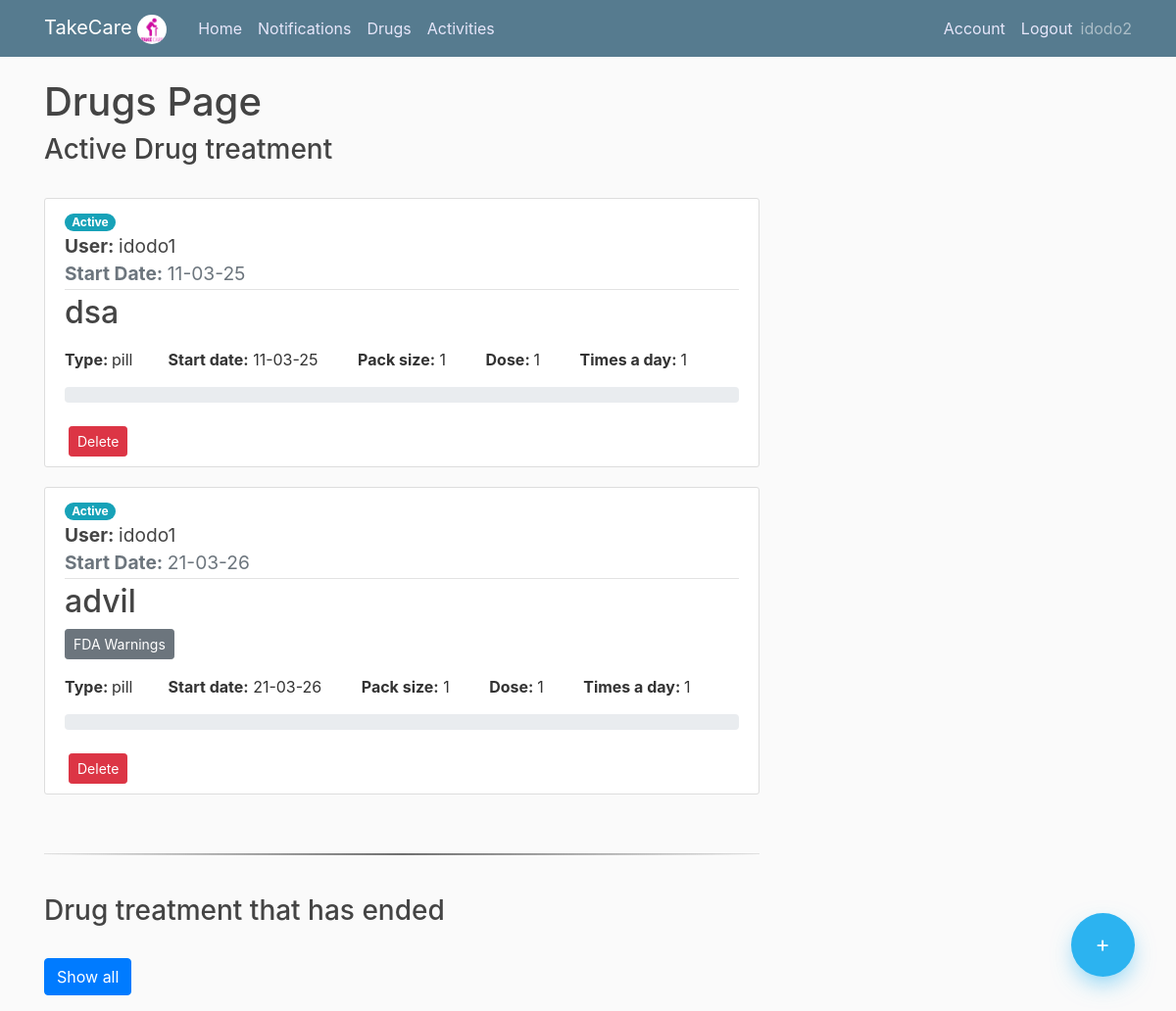
The page /drugs (signed in) on the database as committed earlier.
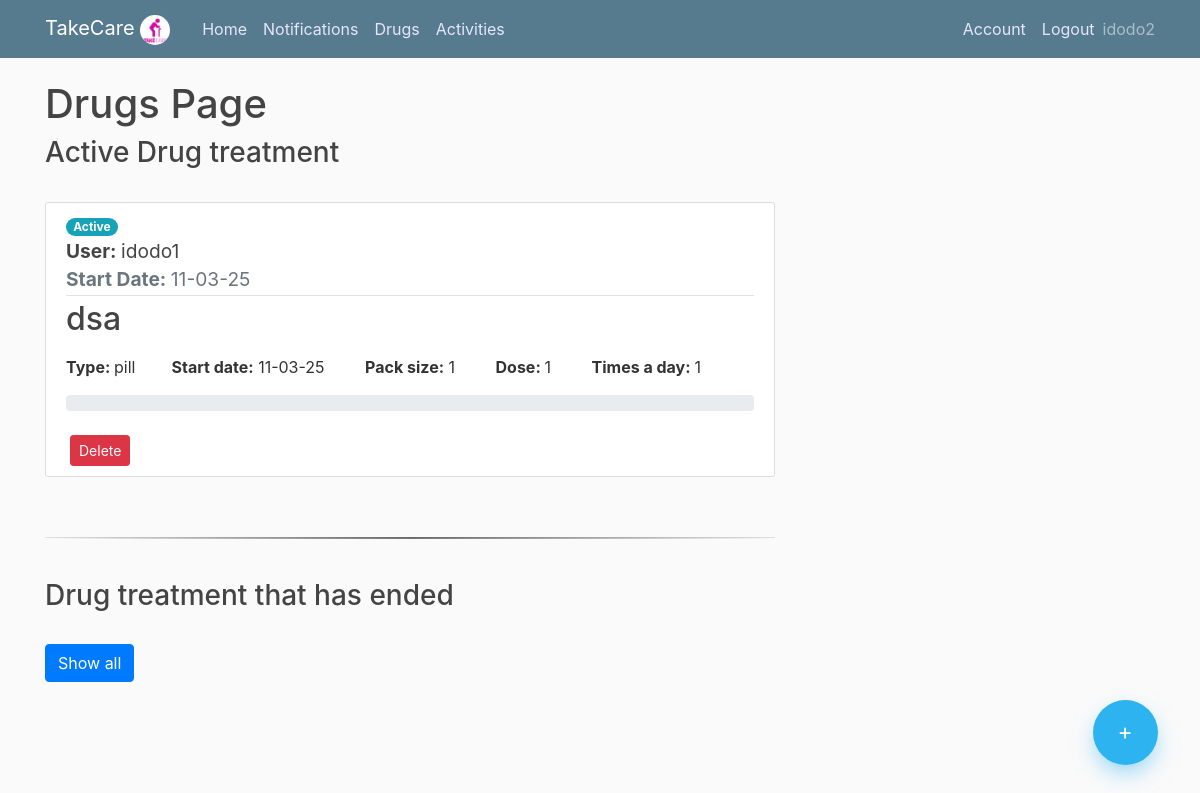
The same page on the database as committed later.
### app/models.py (models this page shows, shortened)
class Drug(db.Model):
    id = db.Column(db.Integer, primary_key=True)
    name = db.Column(db.String(150),nullable=False)
    type = db.Column(db.Text,nullable=False)
    dose = db.Column(db.Integer,nullable=False)
    timesaday = db.Column(db.Integer,nullable=False)
    taketime= db.Column(db.Time, nullable=False)
    gap = db.Column(db.Integer, nullable=False)
    packsize = db.Column(db.Integer,nullable=False)
    daystotake = db.Column(db.Integer,nullable=False)
    startdate = db.Column(db.Date,nullable=False)
    finish = db.Column(db.Boolean, nullable=False)
    user_id = db.Column(db.Integer, db.ForeignKey('user.id'), nullable=False)
    elderly_user_id = db.Column(db.Integer, db.ForeignKey('elderlyuser.id'), nullable=False)
    drugschedules = db.relationship("DrugSchedule", cascade="all, delete")
    warnings = db.Column(db.String)

class Elderlyuser(db.Model, UserMixin):
    id = db.Column(db.Integer, primary_key=True)
    username = db.Column(db.String(20), unique=True,nullable=False)
    password= db.Column(db.String(60),nullable=False)
    user_id = db.Column(db.Integer, db.ForeignKey('user.id'), nullable=False)

### app/routes.py (the view)
@app.route("/drugs")
@login_required
def drugs():
    if current_user.is_authenticated:
        drugs = Drug.query.filter_by(user_id=current_user.id).order_by(Drug.startdate.asc())
        drug_schedule = DrugSchedule.query.filter_by(user_id=current_user.id)
        eldelys = Elderlyuser.query.filter_by(user_id=current_user.id)
        eldelys_dict = {i.id: i.username for i in eldelys}
        return render_template("drugs.html",drugs=drugs,drug_schedule=drug_schedule, title="Drugs",eldelys_dict=eldelys_dict)
    else:
        return render_template("home.html")

### app/models.py (called while the page is built)
@login_manager.user_loader
def load_user(user_id):
    return User.query.get(int(user_id))

### app/templates/drugs.html (shortened to what this page needs)
{% extends "layout.html" %}
{% block content %}
    <h1>Drugs Page</h1>
    <div class="floating-container">
        <a class="floating-button" href="{{ url_for('add_drug')}}"> +</a>
    </div>
    {% if drugs.count() == 0  %}
        <h3>No drug alerts found</h3>
    {% else %}
        <h3>Active Drug treatment</h3>
        <br>
        {% for drug in drugs %}
             {% if not drug.finish %}
                {% set counter = namespace(count=0) %}
                {% set totalcounter = namespace(count=0) %}
                {% for reminder in drug_schedule %}
                    {% if reminder.drug_id == drug.id %}
                        {% set totalcounter.count = totalcounter.count + 1 %}
                        {% if reminder.took == 1 %}
                            {% set counter.count = counter.count + 1 %}
                        {% endif %}
                    {% endif %}
                {% endfor %}
                {% if totalcounter.count > 0 %}
                    {% set percentage = (counter.count / totalcounter.count * 100) | round %}
                {% else %}
                    {% set percentage = 0 %}
                {% endif %}
                <article class="media content-section">
                    <div class="media-body ">
                        <span class="badge badge-pill badge-info">Active</span>
                        <div class="article-title">
                            <big><strong>User: </strong> {{ eldelys_dict[drug.elderly_user_id] }}</big>
                        </div>
                        <div class="article-metadata">
                            <big class="text-muted"><strong>Start Date: </strong> {{ drug.startdate.strftime('%d-%m-%y') }} </big>
                        </div>
                        <h2>{{ drug.name }}</h2>
                        {% if drug.warnings != "" %}
                            <p>
                             <button class="btn btn-secondary btn-sm" data-toggle="collapse" href="#collapseExample{{drug.id}}" role="button" aria-expanded="false" aria-controls="collapseExample{{drug.id}}">
                                FDA Warnings
                             </button>
                            </p>
                        {% endif %}
                            <strong>Type: </strong> {{ drug.type }}&nbsp; &nbsp; &nbsp; &nbsp;
                            <strong>Start date:</strong> {{ drug.startdate.strftime('%d-%m-%y') }} &nbsp; &nbsp; &nbsp; &nbsp;
                            <strong>Pack size:</strong> {{ drug.packsize }} &nbsp; &nbsp; &nbsp; &nbsp;
                            <strong> Dose: </strong>{{ drug.dose }} &nbsp; &nbsp; &nbsp; &nbsp;
                            <strong>Times a day: </strong>{{ drug.timesaday }}
                        <div class="progress">
                        </div>
                        <br>
                        <button type="button" class="btn btn-danger btn-sm ml-1" data-toggle="modal" data-target="#deleteModal{{drug.id}}">
                            Delete
                        </button>
                    </div>
                </article>
            {% endif %}
        {% endfor %}
        <br>
        <hr class="hr" />
        <br>
        <h3>Drug treatment that has ended</h3>
        <p>
            <br>
          <a class="btn btn-primary" data-toggle="collapse" href="#multiCollapseExample1" role="button" aria-expanded="false" aria-controls="multiCollapseExample1">Show all</a>
        </p>
    {% endif %}
{% endblock content %}

Rows that differ between the two databases and show on the page:
no longer on this page (row edited): Drug: {{ eldelys_dict[drug.elderly_user_id] }} "idodo1", startdate "21-03-26", name "advil", type "pill", packsize "1", dose "1", timesaday "1"
